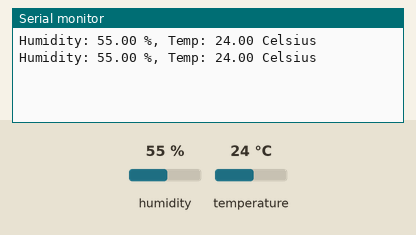
Simulated run of this sketch. Board: Arduino Uno, built with avr-gcc and run on an emulated ATmega328P. Shown: the last lines printed to the serial monitor. Inputs (shaded band) come from the test bench; at power-on: humidity 55 %, temperature 24 °C.

Above: at 2.8 s.
2.9 s: humidity set to 22 %
At 5.3 s:
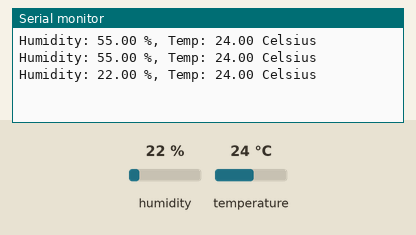
5.6 s: temperature set to 12 °C
At 6.5 s:
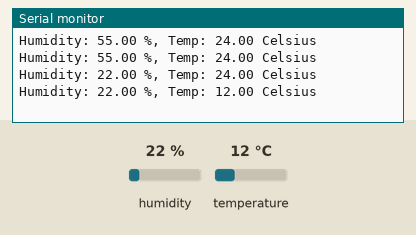
8.3 s: humidity set to 40 %
At 11.4 s:
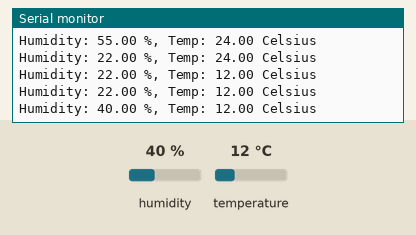
Timing chart, 0 to 12.9 s (numbered marks = the images above; inputs shaded):
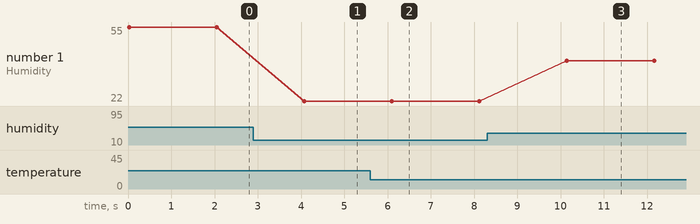

Measured:
- after the input at 2.9 s, the serial monitor: prints a new line after 1.2 s (image 1)
- after the input at 5.6 s, the serial monitor: prints a new line after 0.50 s (image 2)
- after the input at 8.3 s, the serial monitor: prints a new line after 1.8 s (image 3)
- plotted number 1: 55 → 22 after the input at 2.9 s, 22 → 40 after the input at 8.3 s

The sketch:

DHT11_Air_and_Humidity.ino
```cpp
/* How to use DHT-11 sensor with Arduino uno
   Temperature and humidity sensor
   Dev: Michalis Vasilakis // Date: 1/7/2015 // www.ardumotive.com */

//Libraries
#include <DHT.h>

//Constants
#define DHTPIN 2     // what pin we're connected to
#define DHTTYPE DHT11   // DHT 11  (AM2302)
// Initialize DHT sensor for normal 16mhz Arduino
DHT dht(DHTPIN, DHTTYPE);

//Variables
int chk;
float hum;  //Stores humidity value
float temp; //Stores temperature value

void setup()
{
    Serial.begin(9600);
  dht.begin();

}

void loop()
{
    //Read data and store it to variables hum and temp
    hum = dht.readHumidity();
    temp= dht.readTemperature();
    //Print temp and humidity values to serial monitor
    Serial.print("Humidity: ");
    Serial.print(hum);
    Serial.print(" %, Temp: ");
    Serial.print(temp);
    Serial.println(" Celsius");
    delay(2000); //Delay 2 sec.
}
```
